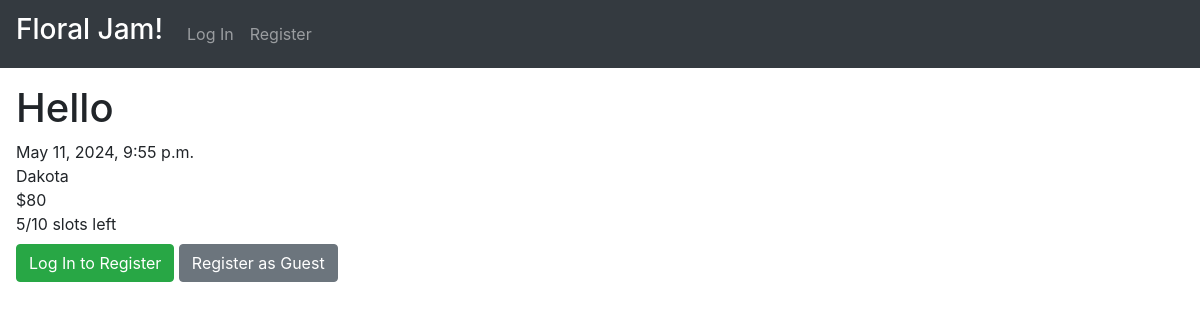
Before: /details/1 with the older database file.
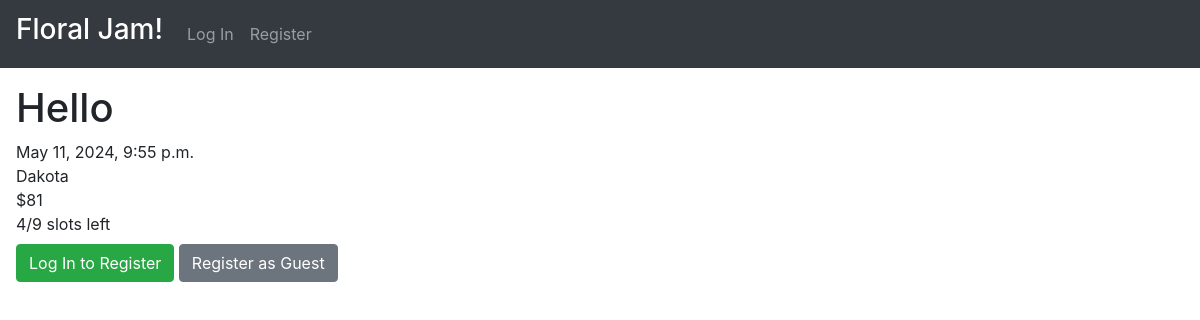
After: the same page with the newer database file.
### floral_jamming/models.py (models this page shows)
class Event(models.Model):
    title = models.CharField(max_length=100)
    price = models.IntegerField(validators=[MinValueValidator(0)], default=80)
    time = models.DateTimeField()
    location = models.CharField(max_length=300)
    description = models.CharField(max_length=3000)
    capacity = models.IntegerField(validators=[MinValueValidator(0)], default=10)
    creator = models.ForeignKey(User, on_delete=models.CASCADE, related_name="events")
    def num_attendees(self) -> int:
        return sum([attendee.pax for attendee in self.attendees.all()])
    def remaining_slots(self) -> int:
        return self.capacity - self.num_attendees()

class Attendee(models.Model):
    user = models.ForeignKey(User, on_delete=models.CASCADE, related_name="attendees", null=True)
    event = models.ForeignKey(Event, on_delete=models.CASCADE, related_name="attendees")
    pax = models.IntegerField(validators=[MinValueValidator(1)])

### floral_jamming/views.py (the view)
# urls.py: path("details/<int:event_id>", views.details, name="details"),
@allow_guest_user
def details(request: HttpRequest, event_id: int) -> HttpResponse:
     event = Event.objects.get(id=event_id)
     attendee = event_service.get_attendee(user=request.user, event=event)
     attendee_form = AttendeeForm(instance=attendee)
     msg = ''
     if request.method == "POST":
          attendee_form = AttendeeForm(request.POST)
          try:
               attendee = event_service.create_or_update_user_attendee(user=request.user, event=event, attendee_form=attendee_form)
          except Invalid_Form as e:
               msg = e
     return render(request, 'floral_jamming/details.html', {
          'event': event,
          'attendee': attendee,
          'attendee_form': attendee_form,
          'message': msg
     })

### floral_jamming/services/auth_service/auth_service.py (called while the page is built)
    @staticmethod
    def is_authenticated_user(user: User) -> bool:
        return user.is_authenticated and not is_guest_user(user)

    @staticmethod
    def is_anonymous_user(user: User) -> bool:
        return user.is_anonymous

    @staticmethod
    def is_staff_user(user: User) -> bool:
        return user.is_staff

### floral_jamming/services/event_service/event_service.py (called while the page is built)
    @property
    def auth_service(self):
        return self._auth_service

    def get_attendee(self, user: User, event: Event) -> Optional[Attendee]:
        auth_service = self.auth_service
        if auth_service.is_anonymous_user(user):
            return None
        return event.attendees.filter(user=user).first()

### floral_jamming/templates/floral_jamming/details.html (shortened to what this page needs)
{% extends 'floral_jamming/layout.html' %}
{% load static %}
{% load templates %}
{% block body %}
    <h1>{{ event.title }}</h1>
    <div>{{ event.time }}</div>
    <div>{{ event.location }}</div>
    <div>${{ event.price }}</div>
    <div>{{ event.remaining_slots }}/{{ event.capacity }} slots left</div>
    {% if user|is_staff_user and user == event.creator %}
        <a href="{% url 'floral_jamming:create' event.id %}">
            <button class="btn btn-secondary">Edit Event</button>
        </a>
        <h3>Attendees:</h3>
        <div>
            {% for attendee in event.attendees.all %}
                <div class="card p-2">
                    <div class="card-title">{{ attendee.user.first_name }} {{ attendee..user.last_name }}</div>
                    <div class="card-text">{{ attendee.user.email }}</div>
                </div>
            {% empty %}
                <h5>No Attendees Yet</h5>
            {% endfor %}
        </div>
    {% else %}
        {% if attendee %}
            <a href="{% url 'floral_jamming:sign_up' event.id %}">
                <button class='btn btn-secondary my-2'>Edit Registration</button>
            </a>
        {% else %}
            <a href="{% url 'floral_jamming:login' event.id %}">
                <button class='btn btn-success my-2'>Log In to Register</button>
            </a>
            <a href="{% url 'floral_jamming:sign_up' event.id %}">
                <button class='btn btn-secondary my-2'>Register as Guest</button>
            </a>
        {% endif %}
    {% endif %}
{% endblock %}

Changed rows visible on the page:
changed Event "Hello": price "80" → "81"; remaining_slots "5" → "4"; capacity "10" → "9"
